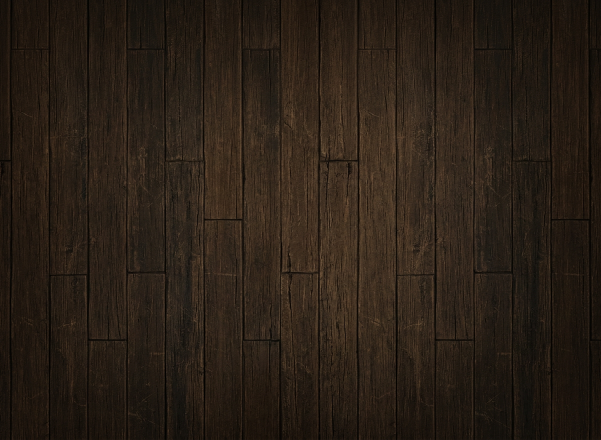
#> input picture src/assets/backgrounds/shop.png, 1202 x 880 px (shown at 1/2 size)
$ python prepare-shop-wood.py
#> lines starting #> are read from the running program, lines starting #| are printed output that depends on the picture; after the words box and inside, x2 and y2 are one past the last pixel; in counts of white or black regions, pixels touching at a corner belong together
#!/usr/bin/env python3
"""Prepare the shop's quiet wood-grain sample from its existing background.

Requires Pillow + numpy; runs offline, never in the game. The original image
is read-only. Run with --check to verify the checked-in output without writes.
"""
from __future__ import annotations

import argparse
from io import BytesIO
from pathlib import Path

import numpy as np
from PIL import Image, ImageFilter

ROOT = Path(__file__).resolve().parents[1]
SOURCE = ROOT / "src/assets/backgrounds/shop.png"
OUTPUT = ROOT / "src/assets/ui/shop/wood-grain-v1.webp"
SIZE = (655, 58)


def soften_seam(values, axis, width):
    """Blend only tile margins; do not mirror the whole wood pattern."""
    result = np.moveaxis(values.copy(), axis, 0)
    for offset in range(width):
        weight = (1 - offset / width) ** 2
        average = (result[offset] + result[-1 - offset]) / 2
        result[offset] += (average - result[offset]) * weight
        result[-1 - offset] += (average - result[-1 - offset]) * weight
    return np.moveaxis(result, 0, axis)


def material():
    with Image.open(SOURCE) as source:
        # A joint-free section inside one original plank: no flooring seams,
        # corner vignette, or other UI imagery is included in this material.
#> source is the input picture: PIL image 1202x880 RGB; mean R, G, B 41.7, 31.3, 21.8
        grain = source.convert("L").crop((30, 135, 88, 790))
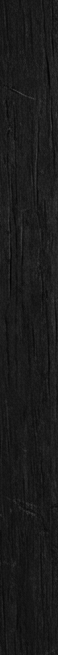
#> grain: PIL image 58x655 L; min 3, max 68, mean 27.1
    grain = grain.transpose(Image.Transpose.ROTATE_90)
#> grain: PIL image 655x58 L
    # Native pixels throughout: the earlier shrink/blur/enlarge path made the
    # grain look muddy. Subtract only broad illumination, never blur the output.
    original = np.asarray(grain, dtype=float)
    lighting = np.asarray(grain.filter(ImageFilter.GaussianBlur(8)), dtype=float)
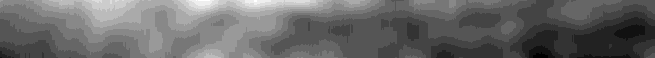
#> lighting: shape (58, 655) float64; min 21, max 36, mean 27.1; drawn with min black and max white
    detail = original - lighting
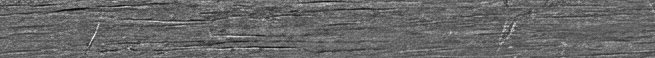
#> detail: shape (58, 655) float64; min -27, max 39, mean 0; drawn with min black and max white
    detail /= max(detail.std(), 1)
    value = 2.0 * detail
    value = soften_seam(soften_seam(value, 0, 6), 1, 24)
#> after the loop in soften_seam, `for offset in range(width):`: result: shape (58, 655) float64; min -9.96, max 14.38, mean -0.00887
#> call 2 of soften_seam, with axis = 1, width = 24
#> in soften_seam (call 2), `result = np.moveaxis(values.copy(), axis, 0)`:
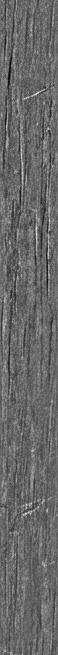
#> result: shape (655, 58) float64; min -9.96, max 14.38, mean -0.00887; drawn with min black and max white
#> after the loop in soften_seam (call 2), `for offset in range(width):`: result: shape (655, 58) float64; 6.91% of pixels changed, all inside (x1, y1, x2, y2) = (0, 0, 58, 655)
    value = np.clip(value, -6, 6)
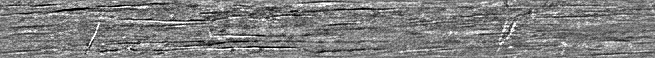
#> value: shape (58, 655) float64; min -6, max 6, mean -0.0139; drawn with min black and max white
    rgb = np.array([35, 26, 17]) + value[:, :, None] * np.array([1.0, .86, .66])
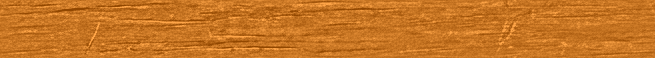
#> rgb: shape (58, 655, 3) float64; mean of channels 0, 1, 2 35, 26, 17; drawn with min black and max white
    return Image.fromarray(np.rint(np.clip(rgb, 0, 255)).astype(np.uint8))
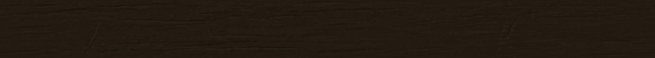
#> returned value: PIL image 655x58 RGB; mean R, G, B 35, 26, 17


def prepare(check=False):
    result = material()
    encoded = BytesIO()
    result.save(encoded, "WEBP", lossless=True, method=6)
    pixels = np.asarray(result)
    assert result.size == SIZE
    assert np.array_equal(pixels[0], pixels[-1]), "vertical tile seam"
    assert np.array_equal(pixels[:, 0], pixels[:, -1]), "horizontal tile seam"
    assert 1.0 < pixels[:, :, 0].std() < 2.5, "material contrast out of range"
    # Keep pixel-level grain, not broad blurred patches. Low contrast is not blur.
    assert np.abs(np.diff(pixels[:, :, 0].astype(float), axis=0)).mean() > .65, "grain lost its fine detail"
    if check:
        with Image.open(OUTPUT) as saved:
            assert np.array_equal(np.asarray(saved.convert("RGB")), pixels), "stale wood material"
    else:
        OUTPUT.parent.mkdir(parents=True, exist_ok=True)
        OUTPUT.write_bytes(encoded.getvalue())
    print(f'{"Checked" if check else "Prepared"} {OUTPUT.relative_to(ROOT)}: '
          f'{SIZE[0]}x{SIZE[1]}, {len(encoded.getvalue())} bytes')


if __name__ == "__main__":
    parser = argparse.ArgumentParser(description=__doc__)
    parser.add_argument("--check", action="store_true")
    prepare(parser.parse_args().check)
